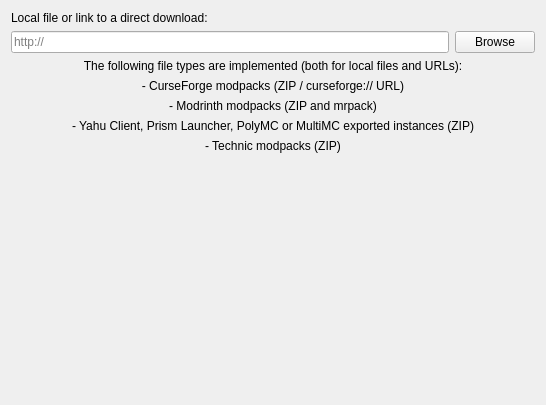
<?xml version="1.0" encoding="UTF-8"?>
<ui version="4.0">
 <class>ImportPage</class>
 <widget class="QWidget" name="ImportPage">
  <property name="geometry">
   <rect>
    <x>0</x>
    <y>0</y>
    <width>546</width>
    <height>405</height>
   </rect>
  </property>
  <layout class="QGridLayout" name="gridLayout">
   <item row="2" column="0">
    <widget class="QLineEdit" name="modpackEdit">
     <property name="placeholderText">
      <string notr="true">http://</string>
     </property>
    </widget>
   </item>
   <item row="2" column="1">
    <widget class="QPushButton" name="modpackBtn">
     <property name="text">
      <string>Browse</string>
     </property>
    </widget>
   </item>
   <item row="3" column="0" rowspan="2" colspan="2">
    <layout class="QVBoxLayout" name="verticalLayout">
     <item>
      <widget class="QLabel" name="label">
       <property name="text">
        <string>The following file types are implemented (both for local files and URLs):</string>
       </property>
       <property name="alignment">
        <set>Qt::AlignCenter</set>
       </property>
      </widget>
     </item>
     <item>
      <widget class="QLabel" name="label_5">
       <property name="text">
        <string>- CurseForge modpacks (ZIP / curseforge:// URL)</string>
       </property>
       <property name="alignment">
        <set>Qt::AlignCenter</set>
       </property>
      </widget>
     </item>
     <item>
      <widget class="QLabel" name="label_3">
       <property name="text">
        <string>- Modrinth modpacks (ZIP and mrpack)</string>
       </property>
       <property name="alignment">
        <set>Qt::AlignCenter</set>
       </property>
      </widget>
     </item>
     <item>
      <widget class="QLabel" name="label_2">
       <property name="text">
        <string>- Yahu Client, Prism Launcher, PolyMC or MultiMC exported instances (ZIP)</string>
       </property>
       <property name="alignment">
        <set>Qt::AlignCenter</set>
       </property>
      </widget>
     </item>
     <item>
      <widget class="QLabel" name="label_4">
       <property name="text">
        <string>- Technic modpacks (ZIP)</string>
       </property>
       <property name="alignment">
        <set>Qt::AlignCenter</set>
       </property>
      </widget>
     </item>
    </layout>
   </item>
   <item row="5" column="0" colspan="2">
    <spacer name="verticalSpacer">
     <property name="orientation">
      <enum>Qt::Vertical</enum>
     </property>
     <property name="sizeHint" stdset="0">
      <size>
       <width>20</width>
       <height>40</height>
      </size>
     </property>
    </spacer>
   </item>
   <item row="0" column="0" colspan="2">
    <widget class="QLabel" name="modpackLabel">
     <property name="text">
      <string>Local file or link to a direct download:</string>
     </property>
    </widget>
   </item>
  </layout>
 </widget>
 <resources/>
 <connections/>
</ui>
